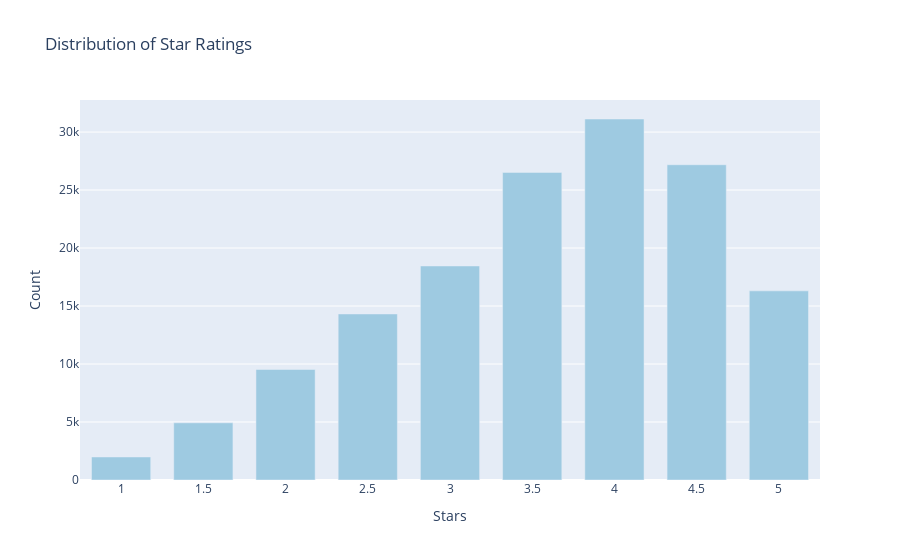

Notebook source saved alongside this figure:
### Markdown cell above
# Star rating of business

### Code cell
# fetch from buiness collection the star rating of each business
star=db.aql.execute("FOR b IN business RETURN b.stars")
star_df = pd.DataFrame(star, columns=['stars'])
import plotly.graph_objs as go
import pandas as pd

# Assuming star_df is your DataFrame containing the 'stars' column
# Replace 'star_df' with the name of your DataFrame if different

# Step 1: Get the value counts of stars
star_counts = star_df['stars'].value_counts().sort_index()

# Step 2: Create the Plotly bar plot
data = [
    go.Bar(
        x=star_counts.index,
        y=star_counts.values,
        marker=dict(color='rgb(158,202,225)')
    )
]

layout = go.Layout(
    title='Distribution of Star Ratings',
    xaxis=dict(title='Stars'),
    yaxis=dict(title='Count'),
    bargap=0.2,
    bargroupgap=0.1
)

fig = go.Figure(data=data, layout=layout)
fig.show()

### Figure 1 — Plotly figure (JSON) as saved in the notebook; plotly's stock layout.template omitted (floating-point values rounded to 4 significant figures)
{"data": [{"marker": {"color": "rgb(158,202,225)"}, "type": "bar", "x": [1, 1.5, 2, 2.5, 3, 3.5, 4, 4.5, 5], "y": [1986, 4932, 9527, 14316, 18453, 26519, 31125, 27181, 16307]}], "layout": {"bargap": 0.2, "bargroupgap": 0.1, "title": {"text": "Distribution of Star Ratings"}, "xaxis": {"title": {"text": "Stars"}}, "yaxis": {"title": {"text": "Count"}}}}
